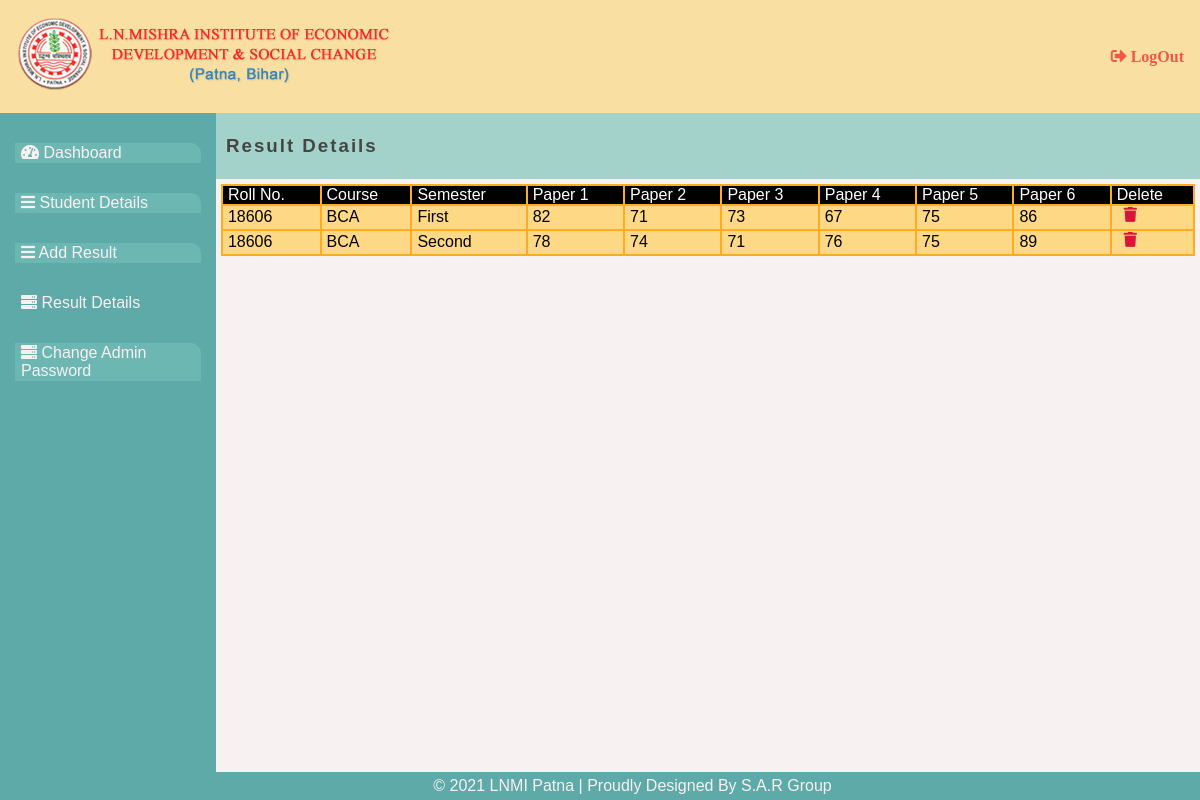
Screenshot of /manage-results.php with the database file from the repository.
### tables this page shows
CREATE TABLE `resulttable` (
  `semroll` varchar(15) NOT NULL,
  `rollno` int(10) NOT NULL,
  `course` varchar(10) NOT NULL,
  `semester` varchar(10) NOT NULL,
  `subone` int(3) NOT NULL,
  `subtwo` int(3) NOT NULL,
  `subthree` int(3) NOT NULL,
  `subfour` int(3) NOT NULL,
  `subfive` int(3) NOT NULL,
  `subsix` int(3) NOT NULL
);

### manage-results.php (the view, shortened to what this page needs)
<?php
  include('includes/config.php');
?>
<!DOCTYPE html>
<html lang="en">
  <head>
    <link rel="stylesheet" href="./css/dashboard.css" />
    <link rel="stylesheet" href="./css/manage-students.css" />
    <link
      rel="stylesheet"
      href="https://use.fontawesome.com/releases/v5.15.3/css/all.css"
    />
  </head>
  <body>
    <div class="wrapper">
      <div class="header">
        <div class="headtitle">
          <img src="./css/img/lnmi-logo.png" alt="LNMI_ADMIN_PORTAL" />
        </div>
        <div class="logout">
          <a href="logout.php"><i class="fas fa-sign-out-alt"> LogOut</i></a>
        </div>
      </div>
      <div class="main">
        <div class="left_panel">
          <a href="dashboard.php" class="nav-a"
            ><i class="fas fa-tachometer-alt"></i> <span>Dashboard</span>
          </a>
          <a href="manage-students.php" class="nav-a"
            ><i class="fa fa-bars"></i> <span>Student Details</span></a
          >
          <a href="add-result.php" class="nav-a"
            ><i class="fa fa-bars"></i> <span>Add Result</span></a
          >
          <a href="manage-results.php" class="nav-a nav_active"
            ><i class="fa fa fa-server"></i> <span>Result Details</span></a
          >
          <a href="change-password.php" class="nav-a"
            ><i class="fa fa fa-server"></i>
            <span> Change Admin Password</span></a
          >
        </div>
        <div class="working_panel">
          <div class="working_title">
            <h3>Result Details</h3>
          </div>
          <div class="working_area">
              <?php
                    $sql = "SELECT * FROM resulttable";
                    $result = $dbh->query($sql);
                    if($result->rowcount() > 0){
              ?>
              <table>
                <thead>
                  <tr>
                    <td>Roll No.</td>
                    <td>Course</td>
                    <td>Semester</td>
                    <td>Paper 1</td>
                    <td>Paper 2</td>
                    <td>Paper 3</td>
                    <td>Paper 4</td>
                    <td>Paper 5</td>
                    <td>Paper 6</td>
                    <td>Delete</td>
                  </tr>
                </thead>
                <tbody>
                  <?php while($row = $result->fetch(PDO::FETCH_ASSOC)){
                  echo '<tr>';
                    echo '<td>'.$row['rollno'].'</td>';
                    echo '<td>'.$row['course'].'</td>';
                    echo '<td>'.$row['semester'].'</td>';
                    echo '<td>'.$row['subone'].'</td>';
                    echo '<td>'.$row['subtwo'].'</td>';
                    echo '<td>'.$row['subthree'].'</td>';
                    echo '<td>'.$row['subfour'].'</td>';
                    echo '<td>'.$row['subfive'].'</td>';
                    echo '<td>'.$row['subsix'].'</td>';
                    echo '<td>';
                        echo '<form method="POST" style="display:inline;">
                      <input type="hidden" name="semroll" value='.$row["semester"].''.$row["rollno"].'>
                      <button type="submit" class="action-btn delete-btn" name ="delete" value="Delete"><i class="fas fas-action fa-trash"></i></button>
                      </form>';
                    echo '</td>';
                  echo '</tr>';
                  }?>
                </tbody>
              </table>
            <?php } else{
             echo '<div class="no_student">No Any Result Declared Here.</div>';
            }?>
          </div>
        </div>
      </div>
      <footer class="footer">
        <div class="copyright">
          © 2021 LNMI Patna | Proudly Designed By S.A.R Group
        </div>
      </footer>
    </div>
  </body>
</html>

### css/dashboard.css (style rules this page uses)
* { margin: 0; padding: 0; box-sizing: border-box; }
body { font-family: "Noto Sans JP", sans-serif; }
.wrapper { display: flex; flex-direction: column; background-color: #f8f1f1; width: 100%; height: 100vh; justify-content: space-between; }
.header { display: flex; flex-direction: row; justify-content: space-between; width: 100%; background-color: #f9e0a2; padding: 1rem; align-items: center; }
.logout > a { color: #f05945; }
.main { display: flex; flex-direction: row; height: 100%; }
.left_panel { padding: 15px; width: 18%; height: 100%; background-color: #5eaaa8; display: flex; flex-direction: column; }
.nav-a { border-radius: 0px 10px 2px 0px; background-color: #bbf5eb29; padding: 1px 6px; margin: 15px 0; color: #f8f1f1; text-decoration: none; }
.nav_active { background-color: #5eaaa8; }
.working_panel { display: flex; flex-direction: column; width: 82%; }
.working_title { width: 100%; height: 10%; background-color: #a3d2ca; }
.working_title > h3 { color: #464545; letter-spacing: 2px; margin: 10px; }
.working_area { display: flex; flex-direction: row; }
.footer { background-color: #5eaaa8; width: 100%; padding: 0.3rem; color: #f8f1f1; justify-content: space-between; }
.copyright { margin: 0 0 0 36%; }

### css/manage-students.css (style rules this page uses)
.working_title { display: flex; flex-direction: row; justify-content: space-between; align-items: center; }
.working_area { display: flex; flex-direction: column; }
table { margin: 5px; width: 99%; height: auto; background-color:#ffac22 ; }
thead { background-color: black; color: white; }
tbody { background-color: #fdd885; }
td { padding: 0px 5px; }
.action-btn { border: none; margin: 0 0 6px 7px; background-color: #f8d885; }
.fas-action { font-size: 15px; }
.fa-trash { color: crimson; }

### manage-results.php (style rules this page uses)
.working_area { align-items: center; }

### rows the page displays
resulttable: rollno "18606", course "BCA", semester "First", subone "82", subtwo "71", subthree "73", subfour "67", subfive "75", subsix "86"
resulttable: rollno "18606", course "BCA", semester "Second", subone "78", subtwo "74", subthree "71", subfour "76", subfive "75", subsix "89"
